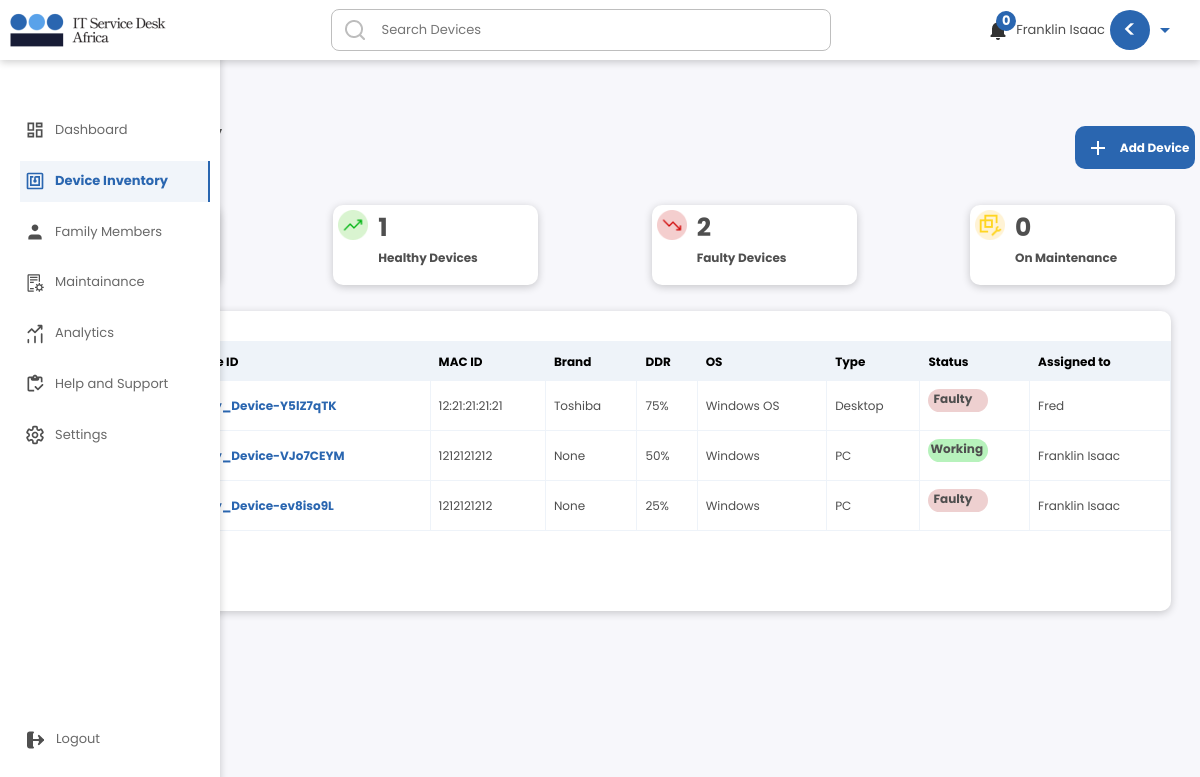
Before: /familydhms/familyinventory (signed in) with the older database file.
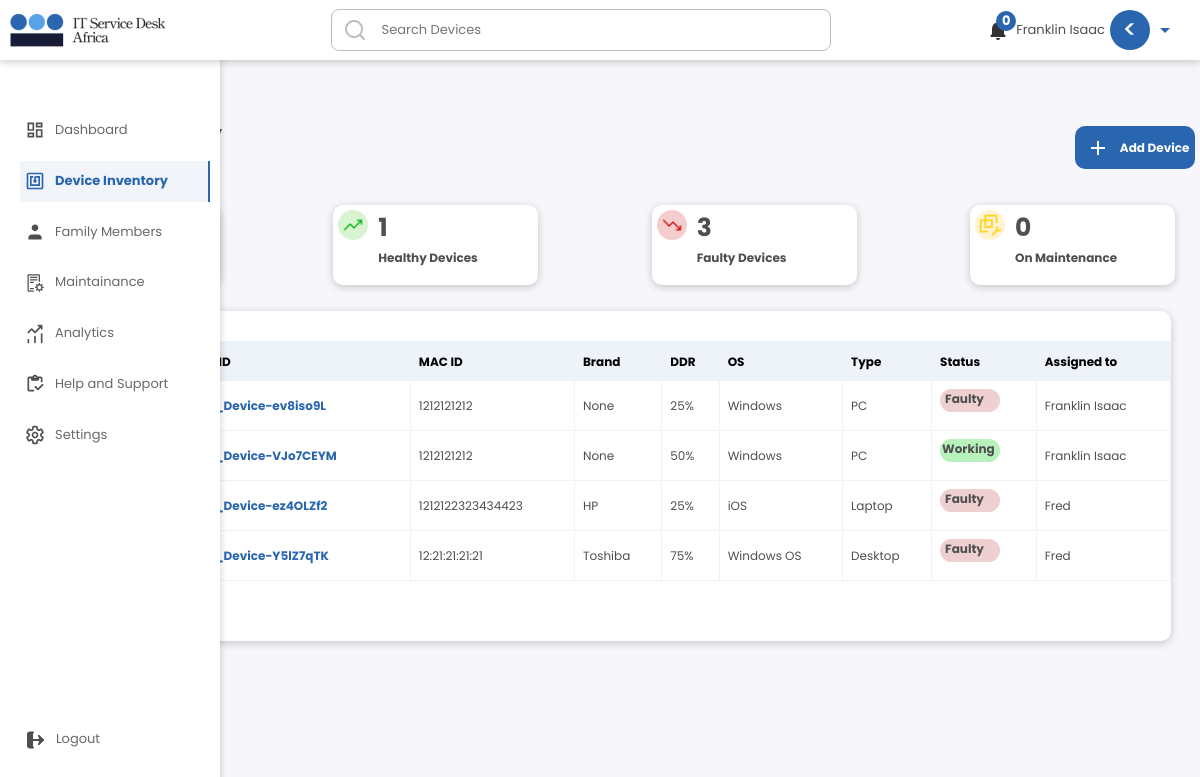
After: the same page with the newer database file.
### familydhmsapp/models.py (models this page shows, shortened)
class FamilyDeviceReg(models.Model):
    user = models.ForeignKey(User, null=True, on_delete=models.CASCADE)
    devicetype = models.CharField(max_length = 1500, default='None')
    devicebrand = models.CharField(max_length= 200, null=True, blank = True)
    deviceOS = models.CharField(max_length= 200, null=True, blank = True)
    devicemodel = models.CharField(max_length= 200, null=True, blank = True)
    deviceyearofpurchase = models.CharField(max_length= 200, null=True, blank = True)
    devicelocation = models.CharField(max_length= 200, null=True, blank = True)
    devicename = models.CharField(max_length= 200, null=True, blank = True)
    devicemacaddress = models.CharField(max_length= 200, null=True, blank = True)
    deviceipaddress = models.CharField(max_length = 1500, null=True, blank = True)
    devicedepreciationrate = models.CharField(max_length = 1500, null=True, blank = True)
    deviceid = models.CharField(max_length = 1500, null=True, blank = True)
    deviceuser = models.CharField(max_length = 1500, null=True, blank = True)
    devicestatus = models.CharField(max_length= 300,choices = DEVICE_HEALTH_STATUS, default = 'Working', null=True, blank = True)
    deviceImageOne = models.ImageField(upload_to='productImage/', null=True, blank=True)
    userbrowser = models.CharField(max_length = 1500, null=True, blank = True)
    userbrowserversion = models.CharField(max_length = 1500, null=True, blank = True)
    userOSVersion = models.CharField(max_length = 1500, null=True, blank = True)
    deviceUserID = models.CharField(max_length = 1500, default='None', null=True, blank = True)
    deviceuseremail = models.CharField(max_length= 200, null=True, blank = True)
    deviceuserfullname = models.CharField(max_length= 200, null=True, blank = True)
    savetimedata = models.CharField(max_length = 1500, null=True, blank = True)
    registeredMonth = models.CharField(max_length = 1500, null=True, blank = True)
    weekNumberSaved = models.CharField(max_length = 1500, null=True, blank = True)
    FamilyUniqueCode = models.CharField(max_length = 130, null=True, blank = True)
    created_at = models.DateTimeField(auto_now_add=True)
    edited_at = models.DateTimeField(auto_now=True)
    class Meta:
        ordering = ['-edited_at', '-created_at']

### familydhmsapp/views.py (the view, shortened to what this page needs)
# urls.py: path('familyinventory', views.FamilyInventory, name="FamilyInventory"),
@login_required(login_url='UserLogin')
def FamilyInventory(request):
    allfamilymembers = FamilyMemberReg.objects.filter(user = request.user)
    AllFamilyDevices = FamilyDeviceReg.objects.filter(user = request.user)
    AllFamilyDevicesCount = AllFamilyDevices.count()
    allLaptopDevices = FamilyDeviceReg.objects.filter(Q(FamilyUniqueCode = request.user.last_name) & Q(devicetype = 'Laptop'))
    allPCDevices = FamilyDeviceReg.objects.filter(Q(FamilyUniqueCode = request.user.last_name) & Q(devicetype = 'PC'))
    allPCDevicesCount = allPCDevices.count()
    allLaptopDevicesCount = allLaptopDevices.count()
    allLaptopDevicesCountMain = allLaptopDevicesCount + allPCDevicesCount
    allDesktopDevices = FamilyDeviceReg.objects.filter(Q(FamilyUniqueCode = request.user.last_name) & Q(devicetype = 'Desktop'))
    allDesktopDevicesCount = allDesktopDevices.count()
    AllFaultyDevices = FamilyDeviceReg.objects.filter(Q(user = request.user) & Q(devicestatus = 'Faulty'))
    AllFaultyDevicesCount = AllFaultyDevices.count()
    AllCriticalDevices = FamilyDeviceReg.objects.filter(Q(user = request.user) & Q(devicestatus = 'Critical'))
    AllCriticalDevicesCount = AllCriticalDevices.count()
    AllFaultyAndCritialDevices = AllFaultyDevicesCount + AllCriticalDevicesCount
    AllWorkingDevices = FamilyDeviceReg.objects.filter(Q(user = request.user) & Q(devicestatus = 'Working'))
    AllWorkingDevicesCount = AllWorkingDevices.count()
    context = {'allfamilymembers':allfamilymembers, 'AllFamilyDevices':AllFamilyDevices, 'AllFamilyDevicesCount':AllFamilyDevicesCount, 'AllWorkingDevicesCount':AllWorkingDevicesCount, 'AllFaultyAndCritialDevices':AllFaultyAndCritialDevices}
    return render(request, 'familydhmsapp/familyinventory.html', context)

### familydhmsapp/templates/familydhmsapp/familyinventory.html (shortened to what this page needs)
{% include 'famgeneral.html' %}
{% load static %}
{% block content %}
<!DOCTYPE html>
<html lang="en">
	<head>
		<link rel="stylesheet" href={% static 'familydashboard/css/style.css' %} />
		<link rel="stylesheet" href={% static 'familyinv/css/style.css' %} />
		<link href="https://unpkg.com/aos@2.3.1/dist/aos.css" rel="stylesheet">
	</head>
	<body class='body'>
		<div class='main'>
			<div class='mobiletopbar'>
				<div>
					<h1><strong>Device inventory</strong></h1>
					<h5>Manage your family's devices</h5>
				</div>
				<div class='addnewdevicebtn2'>
					<button>
						<img src={% static 'dashboard/img/add.png' %} />
						<p>Add Device</p>
					</button>
				</div>
			</div>
			<div class='postheroinv'>
				<div>
					<div class='introdetailssection'>
						<div class='introdetailsbar allusers'>
							<div>
								{% if AllFamilyDevicesCount  %}
								<h1>{{ AllFamilyDevicesCount }}</h1>
								{% else %}
								<h1>0</h1>
								{% endif %}
								<p>Devices</p>
							</div>
						</div>
						<div class='introdetailsbar faultydevices'>
							<img src={% static 'familydashboard/img/healthy.png' %} />
							<div>
								{% if AllWorkingDevicesCount  %}
								<h1>{{ AllWorkingDevicesCount }}</h1>
								{% else %}
								<h1>0</h1>
								{% endif %}
								<p>Healthy Devices</p>
							</div>
						</div>
						<div class='introdetailsbar healthydevices'>
							<img src={% static 'familydashboard/img/faulty.png' %} />
							<div>
								{% if AllFaultyAndCritialDevices  %}
								<h1>{{ AllFaultyAndCritialDevices }}</h1>
								{% else %}
								<h1>0</h1>
								{% endif %}
								<p>Faulty Devices</p>
							</div>
						</div>
						<div class='introdetailsbar onmaintenance'>
							<img src={% static 'familydashboard/img/maintenance.png' %} />
							<div>
								{% if AllMaintenancesCount  %}
								<h1>{{ AllMaintenancesCount }}</h1>
								{% else %}
								<h1>0</h1>
								{% endif %}
								<p>On Maintenance</p>
							</div>
						</div>
					</div><br/>
				</div>
			</div>
			<div class='maindevicelistsection'>
				<div class='fillstate'>
						{% if AllFamilyDevices %}
						<table>
							<tr>
							<th>
							</th>
							<th>Name</th>
							<th>Unique ID</th>
							<th>MAC ID</th>
							<th>Brand</th>
							<th title='Device Depreciation Rate'>DDR</th>
							<th>OS</th>
							<th>Type</th>
							<th>Status</th>
							<th>Assigned to</th>
							</tr>
							{% for AllFamilyDevices in AllFamilyDevices %}
							<tr>
								<td><input type="radio" /></td>
								<td>{{ AllFamilyDevices.devicename }}</td>
								<td class='link'>
									<strong><a href= "/familydhms/familydevicedetails/{{AllFamilyDevices.deviceid}}/" >{{ AllFamilyDevices.deviceid }}</a></strong>
								</td>
								<td>{{ AllFamilyDevices.devicemacaddress }}</td>
								<td>{{ AllFamilyDevices.devicebrand }}</td>
								<td>{{ AllFamilyDevices.devicedepreciationrate }}</td>
								<td>{{ AllFamilyDevices.deviceOS }}</td>
								<td>{{ AllFamilyDevices.devicetype }}</td>
								<td><p class="{{ AllFamilyDevices.devicestatus }}">{{ AllFamilyDevices.devicestatus }}</p></td>
								<td class='link enterStaffUser'>
									{% if AllFamilyDevices.deviceuserfullname %}
										{{ AllFamilyDevices.deviceuserfullname }}
									{% else %}
										{% for allfamilymembers in allfamilymembers %}
											{% if AllFamilyDevices.deviceUserID == allfamilymembers.memberid %}
												<strong><a href= /member/staffdetails/{{ allfamilymembers.id }}/  >{{ allfamilymembers.memberfullname }}</a></strong>
											{% endif %}
										{% endfor %}
									{% endif %}
								</td>
							</tr>
							{% endfor %}
						</table>
						{% endif %}
				</div>
			</div>
    </body>
</html>
{% endblock content %}

Changed rows visible on the page:
changed FamilyDeviceReg "Family_Device-ev8iso9L": moves up the list
changed FamilyDeviceReg "Family_Device-VJo7CEYM": moves down the list
added FamilyDeviceReg: deviceid "Family_Device-ez4OLZf2", devicemacaddress "1212122323434423", devicebrand "HP", devicedepreciationrate "25%", deviceOS "iOS", devicetype "Laptop", devicestatus "Faulty", deviceuserfullname "Fred"
Other visible differences:
{{ AllFaultyAndCritialDevices }}: "2" → "3"
